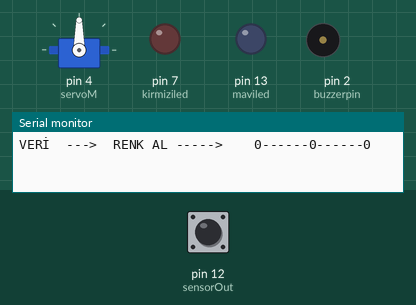
Recording of a sketch running on a simulated Arduino Uno, built with avr-gcc and run on an emulated ATmega328P. Shown: servo, output pins drawn as LEDs (lit = HIGH), buzzer (waves = sounding, pin HIGH), the last lines printed to the serial monitor. Inputs (shaded band) come from the test bench; at power-on: pin 12 (sensorOut) LOW. Pins used as bus, display or sensor lines are not drawn.

Above: at 4.4 s.
4.5 s: pin 12 (sensorOut) pulsed HIGH 5 times (0.12 s each, 0.3 s apart)
At 6.6 s:
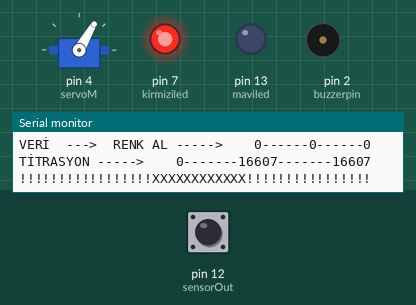
At 11.7 s:
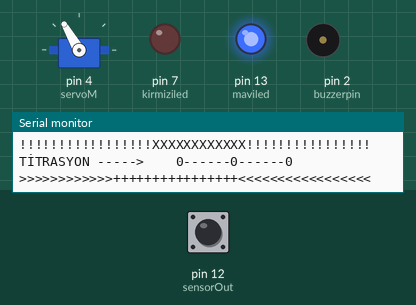
Timing chart, 0 to 13.2 s (numbered marks = the images above; inputs shaded):
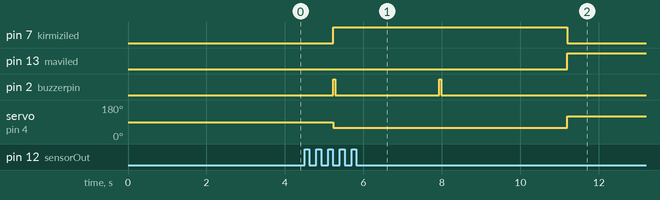

The sketch:

kimpro.ino
```cpp
#include <Servo.h>  // Servo kütüphanesini projemize ekledik.
Servo servoM;

int konum = 0;

#define s0 8 //Bağladığımız pinlere göre tanımlamalarımızı yapıyoruz
#define s1 9
#define s2 10
#define s3 11
#define sensorOut 12

#define buzzerpin 2
#define maviled 13
#define kirmiziled 7

int deger = 30;

char renk1;
char renk2;
int durum;

int K, Y, M = 0; //3 ana renk için değişken tanımlıyoruz

int K2, Y2, M2 = 0;

void setup() {

  Serial.println("sistem basladi");

  pinMode(s0, OUTPUT); //S0, S1, S2 ve S3 pinlerini OUTPUT olarak tanımlıyoruz
  pinMode(s1, OUTPUT);
  pinMode(s2, OUTPUT);
  pinMode(s3, OUTPUT);
  pinMode(sensorOut, INPUT); //OUT pinini INPUT olarak tanımlıyoruz
  pinMode(buzzerpin, OUTPUT);
  pinMode(maviled, OUTPUT);
  pinMode(kirmiziled, OUTPUT);
  servoM.attach(4);

  digitalWrite(s1, LOW); //Frekans ölçeğimizi %20 olarak tanımlıyoruz
  digitalWrite(s0, HIGH);
  Serial.begin(9600);

  renk_al();

}

void renk_al() {
  digitalWrite(s2, LOW); //Kırmızıyı filtrele
  digitalWrite(s3, LOW);
  K = pulseIn(sensorOut, LOW); //OUT pini üzerindeki LOW süresini okur
  delay(50); //50 milisaniye bekle

  digitalWrite(s2, HIGH); //Yeşili filtrele
  digitalWrite(s3, HIGH);
  Y = pulseIn(sensorOut, LOW); //OUT pini üzerindeki LOW süresini okur
  delay(50);

  digitalWrite(s2, LOW); //Maviyi filtrele
  digitalWrite(s3, HIGH);
  M = pulseIn(sensorOut, LOW); //OUT pini üzerindeki LOW süresini okur
  delay(100); //1000 milisaniye bekle
  //Renk değerlerini 1 saniye boyunca ekranda göreceğiz
  Serial.print("VERİ  --->  ");

  Serial.print("RENK AL ----->    ");
  Serial.print(K);
  Serial.print("------");
  Serial.print(Y);
  Serial.print("------");
  Serial.print(M);
  Serial.println(" ");


}


void loop() {

  digitalWrite(s2, LOW); //Kırmızıyı filtrele
  digitalWrite(s3, LOW);
  K2 = pulseIn(sensorOut, LOW); //OUT pini üzerindeki LOW süresini okur
  delay(50); //50 milisaniye bekle

  digitalWrite(s2, HIGH); //Yeşili filtrele
  digitalWrite(s3, HIGH);
  Y2 = pulseIn(sensorOut, LOW); //OUT pini üzerindeki LOW süresini okur
  delay(50);

  digitalWrite(s2, LOW); //Maviyi filtrele
  digitalWrite(s3, HIGH);
  M2 = pulseIn(sensorOut, LOW); //OUT pini üzerindeki LOW süresini okur
  delay(100); //1000 milisaniye bekle
  //Renk değerlerini 1 saniye boyunca ekranda göreceğiz
  Serial.print("TİTRASYON ----->    ");
  Serial.print(K2);
  Serial.print("------");
  Serial.print(Y2);
  Serial.print("------");
  Serial.print(M2);
  Serial.println(" ");
  //Kalibrasyon bölümünde elde ettiğimiz değerleri bu kısımda kullanacağız
  if ((K - deger) < K2 && K2 < (K + deger) && (M - deger) < M2 && M2  < (M + deger) && (Y - deger) < Y2 && Y2 < (Y + deger)) //Eğer tüm renklerin yoğunluğu yüksekse: Beyaz
  {
    Serial.println(">>>>>>>>>>>>++++++++++++++++<<<<<<<<<<<<<<<<<");
    servoM.write(120);
    digitalWrite(maviled, HIGH);
    digitalWrite(kirmiziled, LOW);
  }

  else {                //Belirlediğimiz kıstaslara uymayan diğer renkler
    Serial.println("!!!!!!!!!!!!!!!!!XXXXXXXXXXXX!!!!!!!!!!!!!!!!");
    servoM.write(60);
    digitalWrite(maviled, LOW);
    digitalWrite(kirmiziled, HIGH);
    digitalWrite(buzzerpin, HIGH);
    delay(50);
    digitalWrite(buzzerpin, LOW);


  }


}
```

Measured:
- after the input at 4.5 s, pin 7 (kirmiziled): LOW → HIGH after 0.73 s, → LOW 6.0 s later; pin 13 (maviled): LOW → HIGH after 6.7 s instead of 1.9 s; pin 2 (buzzerpin): alternates HIGH for 0.05 s and LOW for 2.6 s, 4 changes in all, then stays LOW, starting after 0.73 s; servo on pin 4 (servoM): 90° → 60° after 0.73 s, → 120° 6.0 s later
